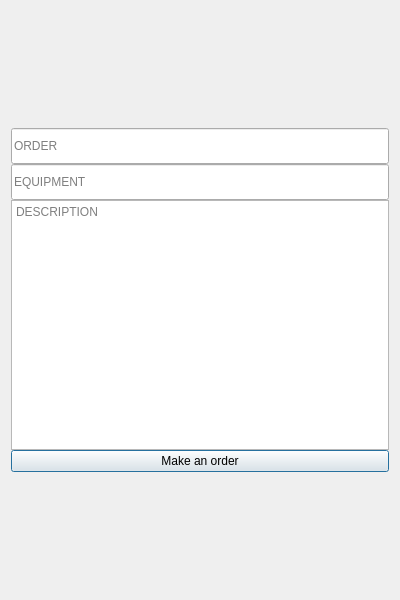
<?xml version="1.0" encoding="UTF-8"?>
<ui version="4.0">
 <class>Client</class>
 <widget class="QDialog" name="Client">
  <property name="geometry">
   <rect>
    <x>0</x>
    <y>0</y>
    <width>400</width>
    <height>600</height>
   </rect>
  </property>
  <property name="minimumSize">
   <size>
    <width>400</width>
    <height>600</height>
   </size>
  </property>
  <property name="windowTitle">
   <string>Dialog</string>
  </property>
  <layout class="QVBoxLayout" name="verticalLayout_2">
   <item>
    <layout class="QVBoxLayout" name="verticalLayout">
     <property name="spacing">
      <number>0</number>
     </property>
     <item>
      <widget class="QLineEdit" name="order_line">
       <property name="styleSheet">
        <string notr="true">min-height:30px;</string>
       </property>
       <property name="text">
        <string/>
       </property>
       <property name="placeholderText">
        <string>ORDER</string>
       </property>
      </widget>
     </item>
     <item>
      <widget class="QLineEdit" name="equipment_line">
       <property name="styleSheet">
        <string notr="true">min-height:30px;</string>
       </property>
       <property name="placeholderText">
        <string>EQUIPMENT</string>
       </property>
      </widget>
     </item>
     <item>
      <widget class="QTextBrowser" name="descriprion_area">
       <property name="minimumSize">
        <size>
         <width>0</width>
         <height>100</height>
        </size>
       </property>
       <property name="maximumSize">
        <size>
         <width>16777215</width>
         <height>250</height>
        </size>
       </property>
       <property name="readOnly">
        <bool>false</bool>
       </property>
       <property name="placeholderText">
        <string>DESCRIPTION</string>
       </property>
      </widget>
     </item>
     <item>
      <layout class="QHBoxLayout" name="horizontalLayout">
       <item>
        <widget class="QPushButton" name="order_button">
         <property name="text">
          <string>Make an order</string>
         </property>
        </widget>
       </item>
      </layout>
     </item>
    </layout>
   </item>
  </layout>
 </widget>
 <resources/>
 <connections/>
</ui>
